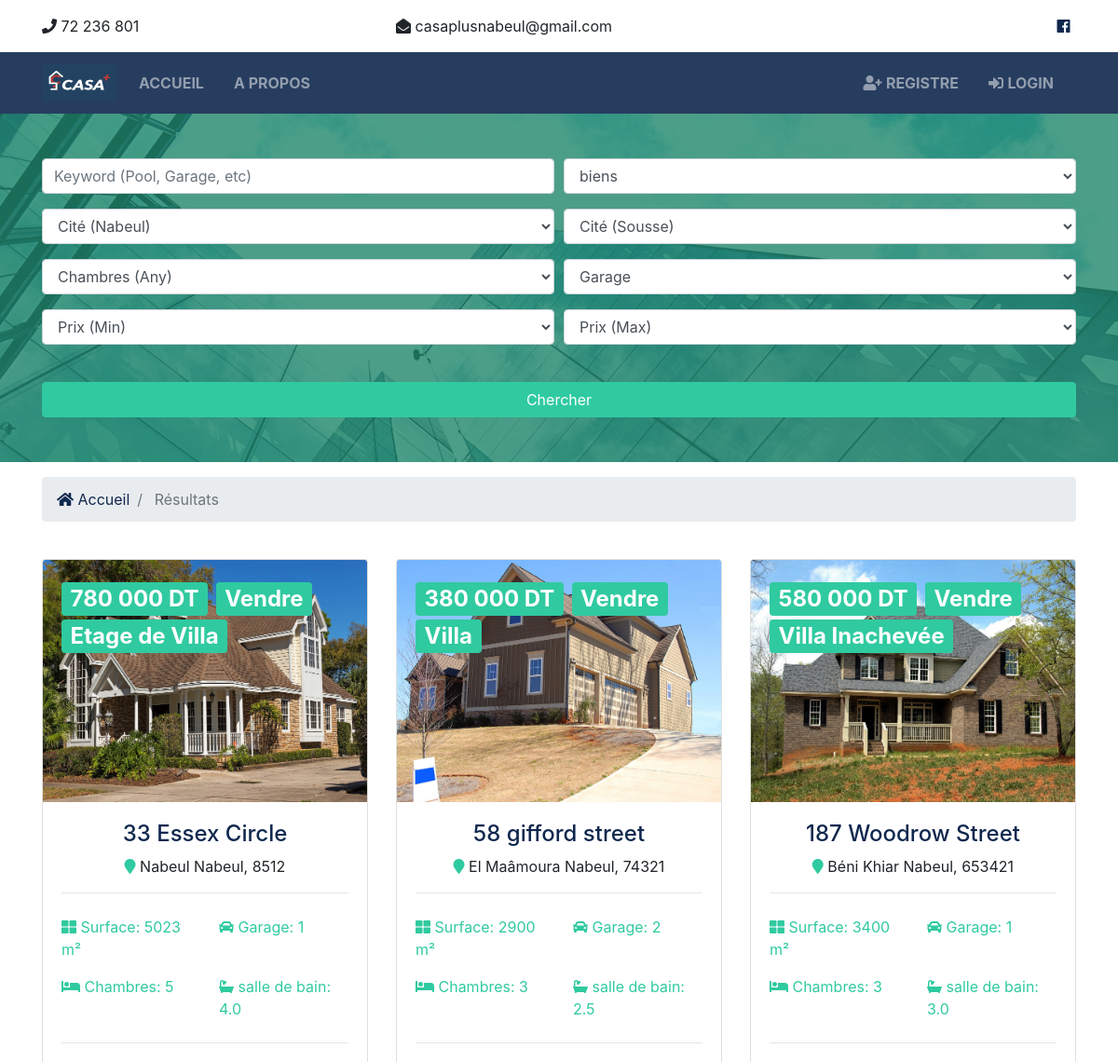
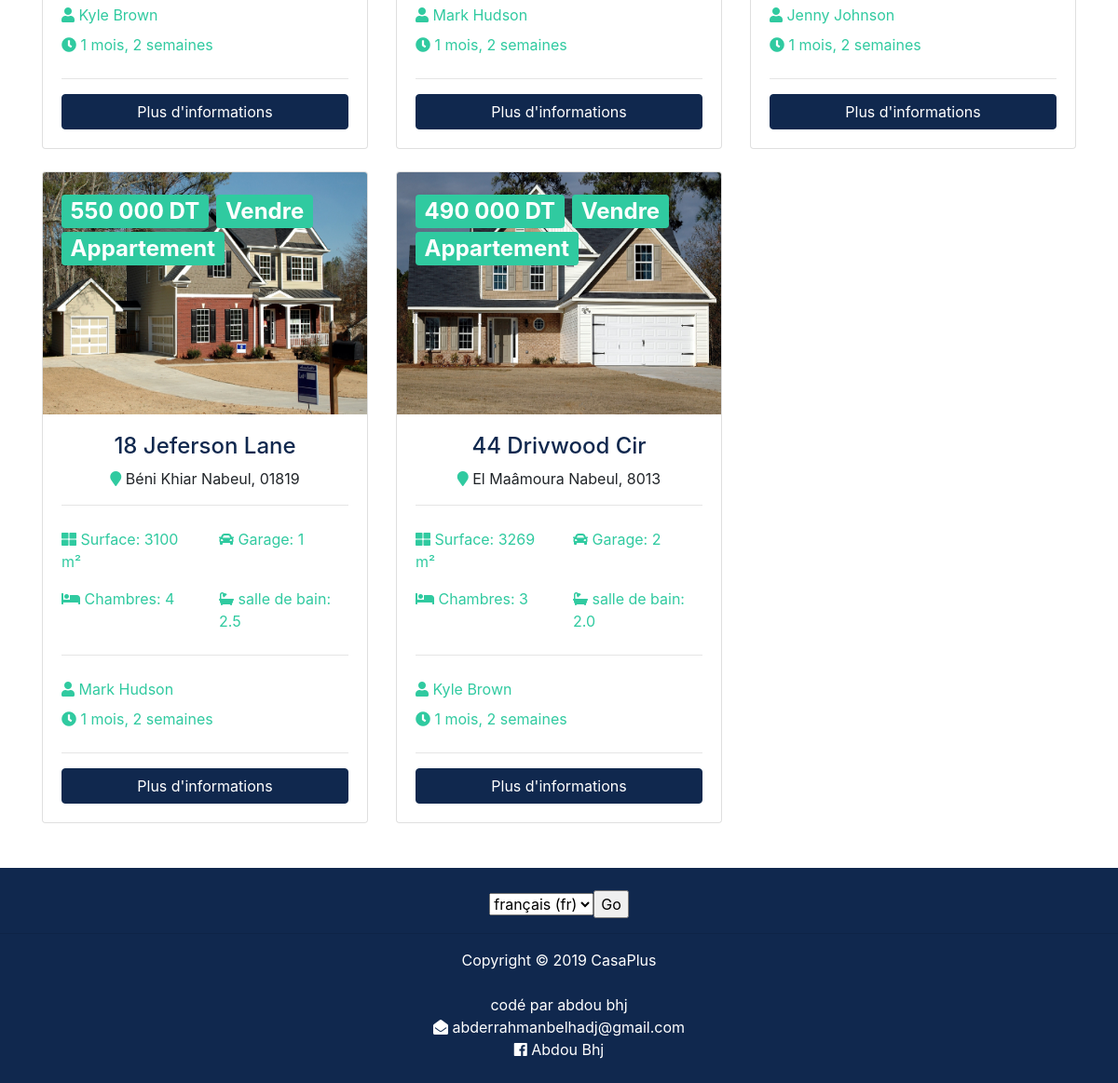
The page /listings/search/ on the database its author committed (2 pictures, top to bottom).
### listings/models.py (models this page shows, shortened)
class Listing(models.Model):
    realtor = models.ForeignKey(Realtor, on_delete=models.DO_NOTHING)
    title = models.CharField(max_length = 200)
    address = models.CharField(max_length = 200)
    city = models.CharField(max_length = 100)
    state = models.CharField(max_length=55, choices = (('Nabeul','Nabeul'),('Sousse','Sousse')), blank=True)
    zipcode = models.CharField(max_length = 20)
    description = models.TextField(blank = True)
    price = models.IntegerField()
    bedrooms = models.IntegerField()
    bathrooms = models.DecimalField(max_digits=2, decimal_places=1)
    garage = models.IntegerField(default=0)
    surface = models.IntegerField()
    photo_main = models.ImageField(upload_to='photos/%Y/%m/%d/')
    photo_1 = models.ImageField(upload_to='photos/%Y/%m/%d', blank = True)
    photo_2 = models.ImageField(upload_to='photos/%Y/%m/%d', blank = True)
    photo_3 = models.ImageField(upload_to='photos/%Y/%m/%d', blank = True)
    photo_4 = models.ImageField(upload_to='photos/%Y/%m/%d', blank = True)
    photo_5 = models.ImageField(upload_to='photos/%Y/%m/%d', blank = True)
    photo_6 = models.ImageField(upload_to='photos/%Y/%m/%d', blank = True)
    is_published = models.BooleanField(default = True)
    list_date = models.DateTimeField(default = datetime.now, blank = True)
    type =models.CharField(max_length=55, choices = (('Louer','Louer'),('Vendre','Vendre')), blank=True)
    biens =models.CharField(max_length=55, choices = (('Appartement','Appartement'),('Etage de Villa','Etage de Villa'),('Villa','Villa'),('Villa Inachevée','Villa Inachevée'),('Immeuble','Immeuble')), blank=True)
    placeparking = models.BooleanField(default = False)
    abri = models.BooleanField(default = False)
    cellier = models.BooleanField(default = False)
    jardin = models.BooleanField(default = False)
    piscine = models.BooleanField(default = False)
    terasse = models.BooleanField(default = False)
    balcon = models.BooleanField(default = False)

### realtors/models.py (models this page shows)
class Realtor(models.Model):
    name = models.CharField(max_length=200)
    photo = models.ImageField(upload_to = 'photos/%Y/%m/%d/')
    description = models.TextField(blank = True)
    phone = models.CharField(max_length=20)
    email = models.EmailField(max_length=50)
    is_mvp = models.BooleanField(default = False)
    hire_date = models.DateTimeField(default = datetime.now, blank = True)
    def __str__(self):
        return self.name

### listings/views.py (the view)
# urls.py: path('search/', views.search, name='searchfonddecommerce'),
def search(request):
    queryset_list = Listing.objects.order_by('-list_date').filter(is_published=True, type='Vendre')
    if 'keywords' in request.GET:
        keywords = request.GET['keywords']
        if keywords:
            queryset_list = queryset_list.filter(description__icontains=keywords)
    if 'city' in request.GET:
        city = request.GET['city']
        if city:
            queryset_list = queryset_list.filter(city__iexact=city)
    if 'bedrooms' in request.GET:
        bedrooms = request.GET['bedrooms']
        if bedrooms:
            queryset_list = queryset_list.filter(bedrooms__iexact=bedrooms)
    if 'garage' in request.GET:
        garage = request.GET['garage']
        if garage:
            queryset_list = queryset_list.filter(garage__iexact=garage)
    if 'pricemax' in request.GET:
        price = request.GET['pricemax']
        if price:
            queryset_list = queryset_list.filter(price__lte=price)
    if 'pricemin' in request.GET:
        price = request.GET['pricemin']
        if price:
            queryset_list = queryset_list.filter(price__gte=price)
    if 'biens' in request.GET:
        biens = request.GET['biens']
        if biens:
            queryset_list = queryset_list.filter(biens__iexact=biens)
    context = {
        'Nabeul_Choices' : Nabeul_Choices,
        'pricemin_choices' : pricemin_choices,
        'garage_choices' : garage_choices,
        'bedroom_choices' : bedroom_choices,
        'price_choices' : price_choices,
        'buy_choices' : buy_choices,
        'listings' : queryset_list,
        'Sousse_Choices' : Sousse_Choices,
        'values' : request.GET,
    }
    return render (request, 'listings/search.html', context)

### templates/listings/search.html (shortened to what this page needs)
{% extends 'base.html' %}
{% load humanize %}
{% block content %}
{% load i18n %}
<section id="showcase-inner" class="showcase-search text-white py-5">
  <div class="container">
    <div class="row text-center">
      <div class="col-md-12">
        <form action="{% url 'search' %}">
          <div class="form-row">
            <div class="col-md-6 mb-3">
              <input type="text" name="keywords" class="form-control" placeholder="Keyword (Pool, Garage, etc)" value="{{values.keywords}}">
              </div>
              <div class="col-md-6 mb-3">
                <select name="biens" class="form-control">
                  <option selected="true" disabled="disabled">{% trans "biens" %}</option>
                </select>
              </div>
          </div>
          <div class="form-row">
            <div class="col-md-6 mb-3">
              <select name="city" class="form-control">
                <option selected="true" disabled="disabled">{% trans "Cité (Nabeul)" %}</option>
              </select>
            </div>
            <div class="col-md-6 mb-3">
              <select name="city" class="form-control">
                <option selected="true" disabled="disabled">{% trans "Cité (Sousse)" %}</option>
              </select>
            </div>
          </div>
          <div class="form-row">
            <div class="col-md-6 mb-3">
              <select name="bedrooms" class="form-control">
                <option selected="true" disabled="disabled">{% trans "Chambres (Any)" %}</option>
              </select>
            </div>
            <div class="col-md-6 mb-3">
              <select name="garage" class="form-control">
                <option selected="true" disabled="disabled">{% trans "Garage" %}</option>
              </select>
            </div>
          </div>
          <div class="form-row">
            <div class="col-md-6 mb-3">
              <select name="pricemin" class="form-control">
                <option selected="true" disabled="disabled">{% trans "Prix (Min)" %}</option>
              </select>
            </div>
            <div class="col-md-6 mb-3">
              <select name="pricemax" class="form-control">
                <option selected="true" disabled="disabled">{% trans "Prix (Max)" %}</option>
              </select>
            </div>
          </div>
          <button class="btn btn-secondary btn-block mt-4" type="submit">{% trans "Chercher" %}</button>
        </form>
      </div>
    </div>
  </div>
</section>
<section id="bc" class="mt-3">
  <div class="container">
    <nav aria-label="breadcrumb">
      <ol class="breadcrumb">
        <li class="breadcrumb-item">
          <a href="{%url 'index' %}">
            <i class="fas fa-home"></i> {% trans "Accueil" %}</a>
        </li>
        <li class="breadcrumb-item active"> {% trans "Résultats" %}</li>
      </ol>
    </nav>
  </div>
</section>
<section id="listings" class="py-4">
  <div class="container">
    <div class="row">
      {% if listings %}
        {% for listing in listings %}
          <div class="col-md-6 col-lg-4 mb-4">
            <div class="card listing-preview">
              <img class="card-img-top" src="{{listing.photo_main.url}}" alt="">
              <div class="card-img-overlay">
                <h2>
                  <span class="badge badge-secondary text-white">{{listing.price|intcomma}} DT</span>
                  <span class="badge badge-secondary text-white">{{ listing.type }}</span>
                  <span class="badge badge-secondary text-white">{{ listing.biens }}</span>
                </h2>
              </div>
              <div class="card-body">
                <div class="listing-heading text-center">
                  <h4 class="text-primary">{{listing.title}}</h4>
                  <p>
                    <i class="fas fa-map-marker text-secondary"></i> {{listing.city}} {{listing.state}}, {{listing.zipcode}}</p>
                </div>
                <hr>
                <div class="row py-2 text-secondary">
                  <div class="col-6">
                    <i class="fas fa-th-large"></i> {% trans "Surface:" %} {{listing.surface}} m²</div>
                  <div class="col-6">
                    <i class="fas fa-car"></i> {% trans "Garage:" %} {{listing.garage}}</div>
                </div>
                <div class="row py-2 text-secondary">
                  <div class="col-6">
                    <i class="fas fa-bed"></i> {% trans "Chambres:" %} {{listing.bedrooms}}</div>
                  <div class="col-6">
                    <i class="fas fa-bath"></i> {% trans "salle de bain:" %} {{listing.bathrooms}}</div>
                </div>
                <hr>
                <div class="row py-2 text-secondary">
                  <div class="col-12">
                    <i class="fas fa-user"></i> {{listing.realtor}}</div>
                </div>
                <div class="row text-secondary pb-2">
                  <div class="col-12">
                    <i class="fas fa-clock"></i> {{listing.list_date|timesince}}</div>
                </div>
                <hr>
                <a href="{% url 'listing' listing.id %}" class="btn btn-primary btn-block">{% trans "Plus d'informations" %}</a>
              </div>
            </div>
          </div>
        {% endfor %}
      {% else %}
        <div class="col-md-12">
          <p>{% trans "Pas d'annonces disponibles" %}</p>
        </div>
      {% endif %}
    </div>
  </div>
</section>
{% endblock %}

### templates/base.html (shortened to what this page needs)
{% load static %}
<!DOCTYPE html>
<html lang="en" dir="ltr">
<head>
  <link rel="stylesheet" href="{% static 'css/all.css' %}">
  <link rel="stylesheet" href="{% static 'css/bootstrap.css' %}">
  <link rel="stylesheet" href="{% static 'css/style.css' %}">
  <link rel="stylesheet" href="{% static 'css/lightbox.min.css' %}">
</head>
<body>
  {% include 'partials/_topbar.html' %}
  {% include 'partials/_navbar.html' %}
  {% block content %}
  {% endblock %}
  {% include 'partials/_footer.html' %}
</body>
</html>

### templates/partials/_topbar.html
<section id="top-bar" class="p-3">
  <div class="container">
    <div class="row">
      <div class="col-md-4">
        <i class="fas fa-phone"></i> 72 236 801
      </div>
      <div class="col-md-4">
        <i class="fas fa-envelope-open"></i> casaplusnabeul@gmail.com
      </div>
      <div class="col-md-4">
        <div class="social text-right">
          <a href="https://www.facebook.com/agencecasaplusnabeul/">
            <i class="fab fa-facebook"></i>
          </a>
        </div>
      </div>
    </div>
  </div>
</section>

### templates/partials/_navbar.html (shortened to what this page needs)
{% load static %}
{% load i18n %}
<nav class="navbar navbar-expand-lg navbar-dark bg-primary sticky-top">
  <div class="container">
    <a class="navbar-brand" href="{% url 'index' %}">
      <img src="{% static 'img/logo.png' %}" class="logo" height="40" alt="CasaPlus">
    </a>
    <div class="collapse navbar-collapse" id="navbarNavAltMarkup">
      <ul class="navbar-nav">
        <li
          {% if '/' == request.path %}
            class="nav-item active mr-3"
          {% else %}
            class="nav-item mr-3"
          {% endif %}
        >
          <a class="nav-link" href="{% url 'index' %}"> <strong>{% trans "Accueil" %}</strong> </a>
        </li>
        <li
        {% if 'about' in request.path %}
          class="nav-item active mr-3"
        {% else %}
          class="nav-item mr-3"
        {% endif %}
        >
          <a class="nav-link" href="{% url 'about' %}"><strong>{% trans "A propos" %}</strong> </a>
        </li>
      </ul>
      <ul class="navbar-nav ml-auto">
        {% if user.is_authenticated %}
          <li class="nav-item mr-3">
          </li>
          <li
          {% if 'dashboard' in request.path %}
            class="nav-item active mr-3"
          {% else %}
            class="nav-item mr-3"
          {% endif %}
          >
            <a class="nav-link" href="{% url 'dashboard' %}"> <strong>{% trans "Tableau de bord" %}</strong> </a>
          </li>
          <li class="nac-item mr-3">
            <a href="javascript:{document.getElementById('logout').submit()}" class="nav-link"><i class="fas fa-sign-out-alt"></i> <strong>Logout</strong> </a>
          </li>
          <form action="{% url 'logout' %}" method='POST' id="logout">
            {% csrf_token %}
            <input type="hidden">
          </form>
        {% else %}
          <li
          {% if 'register' in request.path %}
            class="nav-item active mr-3"
          {% else %}
            class="nav-item mr-3"
          {% endif %}
          >
            <a class="nav-link" href="{% url 'register' %}">
              <i class="fas fa-user-plus"></i> <strong>{% trans "Registre" %}</strong> </a>
          </li>
          <li
          {% if 'login' in request.path %}
            class="nav-item active mr-3"
          {% else %}
            class="nav-item mr-3"
          {% endif %}
          >
            <a class="nav-link" href="{% url 'login' %}">
              <i class="fas fa-sign-in-alt"></i> <strong>Login</strong> </a>
          </li>
        {% endif %}
      </ul>
    </div>
  </div>
</nav>

### templates/partials/_footer.html (shortened to what this page needs)
{% load i18n %}
<footer id="main-footer" class="py-4 bg-primary text-white text-center">
  <form action="{% url 'set_language' %}" method="post">
      <select name="language">
          {% get_current_language as LANGUAGE_CODE %}
          {% get_available_languages as LANGUAGES %}
          {% get_language_info_list for LANGUAGES as languages %}
          {% for language in languages %}
              <option value="{{ language.code }}"{% if language.code == LANGUAGE_CODE %} selected {% endif %}>
                  {{ language.name_local }} ({{ language.code }})
              </option>
          {% endfor %}
          <input type="submit" value="Go">
      </select>
  </form>
  <hr>
  Copyright &copy;
  <span class="year"></span> CasaPlus
  <br>
  <br>  codé par abdou bhj
  <br><i class="fas fa-envelope-open"></i>  abderrahmanbelhadj@gmail.com
  <br><i class="fab fa-facebook"></i>  <a href="https://www.facebook.com/abdou.bhj" style="color:white">Abdou Bhj</a>
</footer>

### btre/static/css/all.css (style rules this page uses)
.fa, .fas, .far, .fal, .fab { -moz-osx-font-smoothing: grayscale; -webkit-font-smoothing: antialiased; display: inline-block; font-style: normal; font-variant: normal; text-rendering: auto; line-height: 1; }
.fa-bath:before { content: "\f2cd"; }
.fa-bed:before { content: "\f236"; }
.fa-car:before { content: "\f1b9"; }
.fa-clock:before { content: "\f017"; }
.fa-envelope-open:before { content: "\f2b6"; }
.fa-facebook:before { content: "\f09a"; }
.fa-home:before { content: "\f015"; }
.fa-map-marker:before { content: "\f041"; }
.fa-phone:before { content: "\f095"; }
.fa-sign-in-alt:before { content: "\f2f6"; }
.fa-th-large:before { content: "\f009"; }
.fa-user:before { content: "\f007"; }
.fa-user-plus:before { content: "\f234"; }
.fab { font-family: 'Font Awesome 5 Brands'; }
.fa, .fas { font-family: 'Font Awesome 5 Free'; font-weight: 900; }

### btre/static/css/style.css (style rules this page uses)
.btn-secondary { color: #fff !important; }
img { width: 100%; }
.logo { width: 80px; }
.navbar { opacity: 0.9; text-transform: uppercase; }
.social a { margin-right: 0.4rem; }
#showcase-inner { background: url(../img/building.jpg) no-repeat top center fixed; position: relative; overflow: hidden; min-height: 200px; }
#showcase-inner::before { content: ''; position: absolute; top: 0; left: 0; min-height: 100%; width: 100%; background: rgba(32, 134, 107, 0.8); }
#showcase-inner.showcase-search { min-height: 270px; }
.listing-preview a { position: relative; }

### rows shown on the page
Listing: photo_main (picture), price "780 000", type "Vendre", biens "Etage de Villa", title "33 Essex Circle", city "Nabeul", state "Nabeul", zipcode "8512", surface "5023", garage "1", bedrooms "5", bathrooms "4.0", realtor "Kyle Brown", list_date "1 mois, 2 semaines"
Listing: photo_main (picture), price "380 000", type "Vendre", biens "Villa", title "58 gifford street", city "El Maâmoura", state "Nabeul", zipcode "74321", surface "2900", garage "2", bedrooms "3", bathrooms "2.5", realtor "Mark Hudson", list_date "1 mois, 2 semaines"
Listing: photo_main (picture), price "580 000", type "Vendre", biens "Villa Inachevée", title "187 Woodrow Street", city "Béni Khiar", state "Nabeul", zipcode "653421", surface "3400", garage "1", bedrooms "3", bathrooms "3.0", realtor "Jenny Johnson", list_date "1 mois, 2 semaines"
Listing: photo_main (picture), price "550 000", type "Vendre", biens "Appartement", title "18 Jeferson Lane", city "Béni Khiar", state "Nabeul", zipcode "01819", surface "3100", garage "1", bedrooms "4", bathrooms "2.5", realtor "Mark Hudson", list_date "1 mois, 2 semaines"
Listing: photo_main (picture), price "490 000", type "Vendre", biens "Appartement", title "44 Drivwood Cir", city "El Maâmoura", state "Nabeul", zipcode "8013", surface "3269", garage "2", bedrooms "3", bathrooms "2.0", realtor "Kyle Brown", list_date "1 mois, 2 semaines"

### other values the page prints
form field language "français (fr)"
